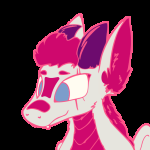
#> input picture Inputs/Bonk/Bonk_00000.png, 150 x 150 px; its folder holds only this picture in this run
$ python batch_process.py
#> lines starting #> are read from the running program, lines starting #| are printed output that depends on the picture; after the words box and inside, x2 and y2 are one past the last pixel; in counts of white or black regions, pixels touching at a corner belong together
import os
import cv2
import numpy as np
from PIL import Image, ImageChops, ImageOps

def process_images(base_input_folder, base_output_folder, animation_name, threshold_value, transform_x, transform_y, scale_factor):
    """
    Batch processes images by thresholding, transforming (moving), scaling, cropping, and exporting.
    Handles multiple input folders, saving outputs to structured asset folders, and generates meta.txt and manifest.txt files.

    Parameters:
        base_input_folder (str): Base folder containing input folders.
        base_output_folder (str): Base output folder for saving processed assets.
        animation_name (str): Name of the animation set.
        threshold_value (int): Threshold value (0-100 scale).
        transform_x (int): Number of pixels to move the image horizontally (positive or negative).
        transform_y (int): Number of pixels to move the image vertically (positive or negative).
        scale_factor (float): Scaling factor for resizing images.
    """
#> called with base_input_folder = 'Inputs', base_output_folder = 'Assets', animation_name = 'Coela', threshold_value = 200, transform_x = 0, transform_y = 0, scale_factor = 0.5
    # Validate input
    if not os.path.exists(base_input_folder):
        print(f"Base input folder {base_input_folder} does not exist.")
        return

    all_anim_folders = []

    # Iterate through subfolders in base input folder
    for subfolder in sorted(os.listdir(base_input_folder)):
        input_folder = os.path.join(base_input_folder, subfolder)
        if not os.path.isdir(input_folder):
            continue

        # Define output folder
        output_folder = os.path.join(base_output_folder, animation_name, "Anims", subfolder)
        if not os.path.exists(output_folder):
            os.makedirs(output_folder)
            print(f"Created output folder: {output_folder}")

        print(f"Processing folder: {input_folder}")
        frame_files = []
        frame_count = 0

        # Process each image in the input folder
        for filename in sorted(os.listdir(input_folder)):
            input_path = os.path.join(input_folder, filename)

            # Only process image files
            if not filename.lower().endswith(('png', 'jpg', 'jpeg', 'bmp', 'tif', 'tiff')):
                continue

            try:
                # Read image using OpenCV
                image = cv2.imread(input_path, cv2.IMREAD_UNCHANGED)
#> image is the input picture: shape (150, 150, 4); mean B, G, R, A 81.9, 57.4, 110.4, 125.5
                if image is None:
                    print(f"Failed to load {filename}.")
                    continue

                # Handle transparency: convert alpha channel to white background
                if image.shape[-1] == 4:  # Image has alpha channel
                    alpha_channel = image[:, :, 3]
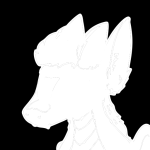
#> alpha_channel: shape (150, 150); min 0, max 255, mean 125.5
                    bgr_channels = image[:, :, :3]
                    white_background = np.ones_like(bgr_channels, dtype=np.uint8) * 255
                    alpha_factor = alpha_channel[:, :, np.newaxis] / 255.0
                    image = (bgr_channels * alpha_factor + white_background * (1 - alpha_factor)).astype(np.uint8)
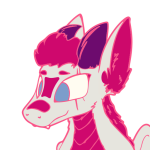
#> image: shape (150, 150, 3); mean B, G, R 208.5, 185.1, 234.8

                # Convert to grayscale for thresholding
                gray_image = cv2.cvtColor(image, cv2.COLOR_BGR2GRAY)
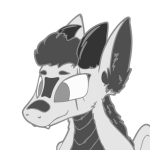
#> gray_image: shape (150, 150); min 52, max 255, mean 202.7

                # Apply threshold
                _, thresh_image = cv2.threshold(gray_image, threshold_value, 255, cv2.THRESH_BINARY)
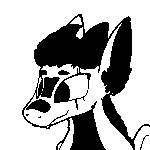
#> thresh_image: shape (150, 150); 69.1% white; 5 black regions (3 under 20 px), largest, box (x1, y1, x2, y2) and area: (22, 14, 150, 150) 6877, (58, 70, 70, 75) 43

                # Convert to PIL image for further processing
                pil_image = Image.fromarray(thresh_image)

                # Apply transformation (move image by x and y pixels)
                transformed_image = ImageChops.offset(pil_image, transform_x, transform_y)
                transformed_image = transformed_image.crop((0, 0, transformed_image.width, transformed_image.height))

                # Apply scaling
                width, height = transformed_image.size
#> width = 150; height = 150
                new_width = int(width * scale_factor)
#> new_width = 75
                new_height = int(height * scale_factor)
#> new_height = 75
                scaled_image = transformed_image.resize((new_width, new_height), Image.LANCZOS)
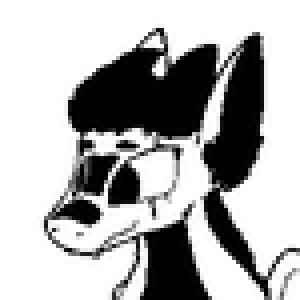
#> scaled_image: PIL image 75x75 L (shown 4 times larger); min 0, max 255, mean 175.8

                # Create a blank white image of 128x64
                final_image = Image.new("L", (128, 64), color=255)
#> final_image: PIL image 128x64 L; every value is 255

                # Paste the scaled image centered onto the white background
                paste_x = (128 - scaled_image.width) // 2
#> paste_x = 26
                paste_y = (64 - scaled_image.height) // 2
#> paste_y = -6
                final_image.paste(scaled_image, (paste_x, paste_y))
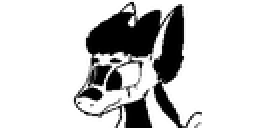
#> final_image: PIL image 128x64 L (shown 2 times larger); min 0, max 255, mean 203.7

                # Rename and save the processed image
                frame_name = f"frame_{frame_count}.png"
                output_path = os.path.join(output_folder, frame_name)
                final_image.save(output_path, "PNG")
                frame_files.append(frame_name)
                frame_count += 1

            except Exception as e:
                print(f"Error processing {filename}: {e}")

        # Generate meta.txt
        meta_path = os.path.join(output_folder, "meta.txt")
        with open(meta_path, "w") as meta_file:
            meta_file.write("Filetype: Flipper Animation\n")
            meta_file.write("Version: 1\n\n")
            meta_file.write("Width: 128\n")
            meta_file.write("Height: 64\n")
            meta_file.write("Passive frames: 0\n")
            meta_file.write(f"Active frames: {frame_count}\n")
            meta_file.write(f"Frames order: {' '.join(map(str, range(frame_count)))}\n")
            meta_file.write("Active cycles: 1\n")
            meta_file.write("Frame rate: 10\n")
            meta_file.write(f"Duration: 100\n")  # Assuming ~100ms per frame
            meta_file.write("Active cooldown: 3\n\n")
            meta_file.write("Bubble slots: 0\n")
        print(f"Generated meta.txt at {meta_path}")

        # Append animation folder for global manifest
        all_anim_folders.append((output_folder, subfolder))
#> pass 2 of the loop in process_images, `for subfolder in sorted(os.listdir(base_input_folder)):`:
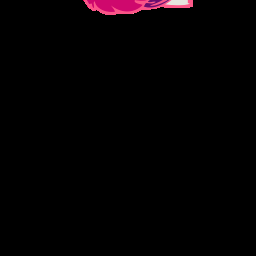
#> input picture Inputs/Peek/CeilingPeek_00004.png, 256 x 256 px
#> in process_images, image is the input picture: shape (256, 256, 4); mean B, G, R, A 2.3, 1.1, 3.9, 4.2
#> alpha_channel: shape (256, 256)
#> bgr_channels: shape (256, 256, 3)
#> alpha_factor: shape (256, 256, 1) float64
#> in process_images, `image = (bgr_channels * alpha_factor + white_background * (1 - alpha_f..`:
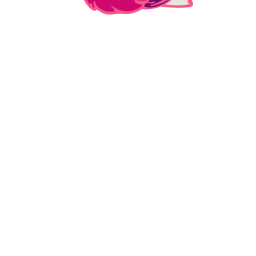
#> image: shape (256, 256, 3); mean B, G, R 253, 251.8, 254.4
#> gray_image: shape (256, 256)
#> in process_images, `_, thresh_image = cv2.threshold(gray_image, threshold_value, 255, cv2...`:
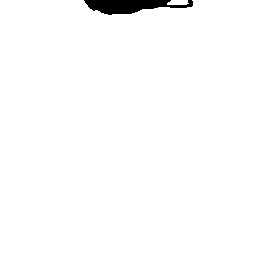
#> thresh_image: shape (256, 256); 98.5% white; 1 black region, box (x1, y1, x2, y2) and area: (84, 0, 193, 15) 997
#> scaled_image: PIL image 128x128 L

    # Generate global manifest.txt
    manifest_path = os.path.join(base_output_folder, animation_name, "Anims/manifest.txt")
    with open(manifest_path, "w") as manifest_file:
        manifest_file.write("Filetype: Flipper Animation Manifest\n")
        manifest_file.write("Version: 1\n\n")
        for folder, name in all_anim_folders:
            manifest_file.write(f"Name: {name}\n")
            manifest_file.write("Min butthurt: 0\n")
            manifest_file.write("Max butthurt: 18\n")
            manifest_file.write("Min level: 1\n")
            manifest_file.write("Max level: 30\n")
            manifest_file.write("Weight: 3\n\n")
    print(f"Generated global manifest.txt at {manifest_path}")

# Example usage
if __name__ == "__main__":
    base_input_folder = "Inputs"  # Relative folder containing all subfolders
    base_output_folder = "Assets"  # Base output folder
    animation_name = "Coela"  # Custom variable name
    threshold_value = 200  # Range: 0-100
    transform_x = 0  # Move image 10 pixels to the right (negative to move left)
    transform_y = 0  # Move image 5 pixels up (positive to move down)
    scale_factor = 0.5  # Scale factor: 0.5 = 50% size, 2.0 = 200% size

    process_images(base_input_folder, base_output_folder, animation_name, threshold_value, transform_x, transform_y, scale_factor)
